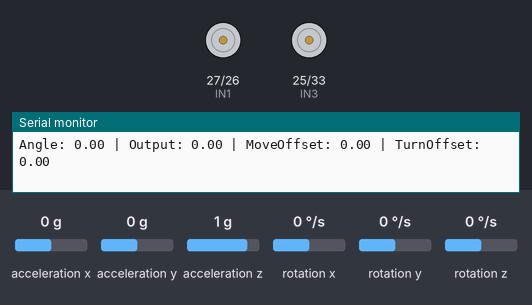
A sketch run on a simulated ESP32. Parts: motor-driver pin pairs drawn as motors (green arrow = first pin HIGH = forward, orange = second pin HIGH = backward, longer = more drive, scaled by the enable pin), the last lines printed to the serial monitor. The test bench sets the inputs (shaded band); at power-on: acceleration y 0 g, acceleration x 0 g, acceleration z 1 g, rotation x 0 °/s, rotation y 0 °/s, rotation z 0 °/s. Nothing arrives over Bluetooth unless stated.

Above: at 1.2 s.
1.3 s: acceleration y set to -1.4 g
At 2.0 s:
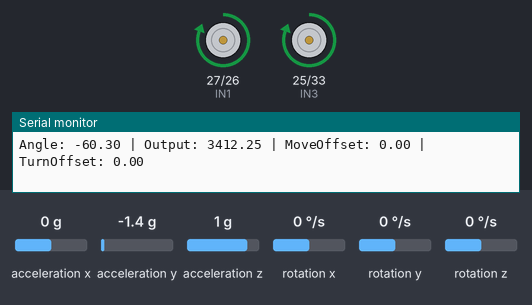
2.8 s: acceleration y set to 0.8 g
At 6.2 s:
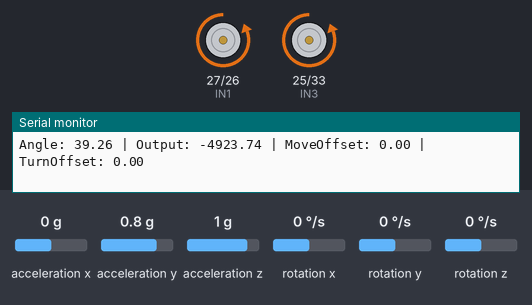
Timing chart, 0 to 7.7 s (numbered marks = the images above; inputs shaded):
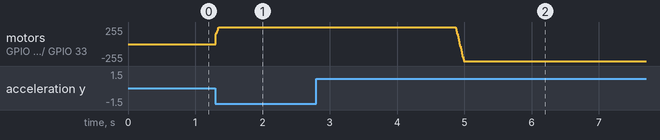

Measured:
- after the input at 1.3 s, motor on GPIO 27 (IN1) / GPIO 26 (IN2), motor on GPIO 25 (IN3) / GPIO 33 (IN4): stopped → forward 255/255 at once
- after the input at 2.8 s, motor on GPIO 27 (IN1) / GPIO 26 (IN2), motor on GPIO 25 (IN3) / GPIO 33 (IN4): moves from forward 255/255 to backward 255/255 over 0.12 s, starting after 2.1 s

The sketch:

Balancing_main.ino
```cpp
#include <Wire.h>
#include <MPU6050.h>
#include "BluetoothSerial.h"

BluetoothSerial SerialBT;
MPU6050 mpu;

// Motor Pins
#define IN1 27
#define IN2 26
#define IN3 25
#define IN4 33
#define ENA 14
#define ENB 32

// Gamepad Controls
#define FORWARD 'F'
#define BACKWARD 'B'
#define LEFT 'L'
#define RIGHT 'R'
#define CROSS 'X'

// Kalman Variables
float angle = 0, bias = 0;
float P[2][2] = {{1,0},{0,1}};
float Q_angle = 0.001;
float Q_bias = 0.003;
float R_measure = 0.03;

// PID
float Kp = 12;
float Ki = 95;
float Kd = 0.6;

float setpoint = 0;
float error, lastError = 0;
float integral = 0;
float output = 0;

// Time
unsigned long lastTime;
float dt;

// Control offsets
float moveOffset = 0;
float turnOffset = 0;

// 🔥 NEW: Command timing
unsigned long lastCommandTime = 0;
unsigned long commandTimeout = 200;

// MPU raw
int16_t ax, ay, az, gx, gy, gz;

// Kalman Filter
float kalmanUpdate(float newAngle, float newRate, float dt) {
  float rate = newRate - bias;
  angle += dt * rate;

  P[0][0] += dt * (dt*P[1][1] - P[0][1] - P[1][0] + Q_angle);
  P[0][1] -= dt * P[1][1];
  P[1][0] -= dt * P[1][1];
  P[1][1] += Q_bias * dt;

  float S = P[0][0] + R_measure;
  float K[2];
  K[0] = P[0][0] / S;
  K[1] = P[1][0] / S;

  float y = newAngle - angle;
  angle += K[0] * y;
  bias += K[1] * y;

  float P00 = P[0][0], P01 = P[0][1];

  P[0][0] -= K[0] * P00;
  P[0][1] -= K[0] * P01;
  P[1][0] -= K[1] * P00;
  P[1][1] -= K[1] * P01;

  return angle;
}

// Motor Control
void setMotor(int leftSpeed, int rightSpeed) {

  if (leftSpeed > 0) {
    digitalWrite(IN1, HIGH);
    digitalWrite(IN2, LOW);
  } else {
    digitalWrite(IN1, LOW);
    digitalWrite(IN2, HIGH);
    leftSpeed = -leftSpeed;
  }

  if (rightSpeed > 0) {
    digitalWrite(IN3, HIGH);
    digitalWrite(IN4, LOW);
  } else {
    digitalWrite(IN3, LOW);
    digitalWrite(IN4, HIGH);
    rightSpeed = -rightSpeed;
  }

  leftSpeed = constrain(leftSpeed, 0, 255);
  rightSpeed = constrain(rightSpeed, 0, 255);

  ledcWrite(ENA, leftSpeed);
  ledcWrite(ENB, rightSpeed);
}

// 🔥 UPDATED Bluetooth Control
void handleBluetooth() {

  if (SerialBT.available()) {
    char cmd = SerialBT.read();

    lastCommandTime = millis(); // update on every input

    switch (cmd) {
      case FORWARD:
        moveOffset = -3;
        break;
      case BACKWARD:
        moveOffset = 3;
        break;
      case LEFT:
        turnOffset = -50;
        break;
      case RIGHT:
        turnOffset = 50;
        break;
      case CROSS:
        moveOffset = 0;
        turnOffset = 0;
        break;
    }
  }

  // 🔥 AUTO STOP when button released
  if (millis() - lastCommandTime > commandTimeout) {
    moveOffset = 0;
    turnOffset = 0;
  }
}

void setup() {
  Serial.begin(115200);
  SerialBT.begin("ESP32_BALANCER");

  Wire.begin();
  mpu.initialize();

  pinMode(IN1, OUTPUT);
  pinMode(IN2, OUTPUT);
  pinMode(IN3, OUTPUT);
  pinMode(IN4, OUTPUT);

  ledcAttach(ENA, 1000, 8);
  ledcAttach(ENB, 1000, 8);

  lastTime = millis();
}

void loop() {

  handleBluetooth();

  unsigned long now = millis();
  dt = (now - lastTime) / 1000.0;
  lastTime = now;

  mpu.getMotion6(&ax, &ay, &az, &gx, &gy, &gz);

  float accAngle = atan2(ay, az) * 180 / PI;
  float gyroRate = gx / 131.0;

  float filteredAngle = kalmanUpdate(accAngle, gyroRate, dt);

  float target = setpoint + moveOffset;

  error = target - filteredAngle;
  integral += error * dt;
  float derivative = (error - lastError) / dt;

  output = Kp * error + Ki * integral + Kd * derivative;
  lastError = error;

  int leftMotor = output + turnOffset;
  int rightMotor = output - turnOffset;

  setMotor(leftMotor, rightMotor);

  Serial.print("Angle: ");
  Serial.print(filteredAngle);
  Serial.print(" | Output: ");
  Serial.print(output);
  Serial.print(" | MoveOffset: ");
  Serial.print(moveOffset);
  Serial.print(" | TurnOffset: ");
  Serial.println(turnOffset);

  delay(5);
}
```
